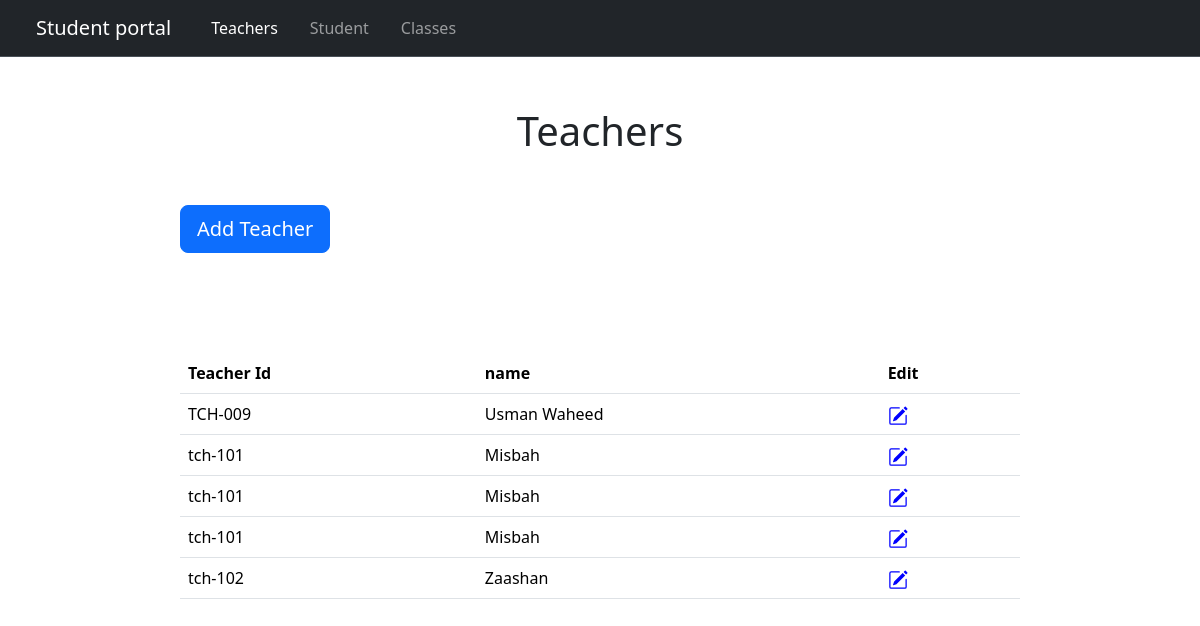
The app's page /administrator/Teachers/ with its own data.
### administrator/models.py (models this page shows, shortened)
class Teacher(models.Model):
    name = models.CharField(max_length=100)
    teacher_id = models.CharField(max_length=100)
    password = models.CharField(max_length=100)
    phone_no = models.CharField(max_length=100)
    address = models.CharField(max_length=100)

### administrator/views.py (the view)
# urls.py: path("Teachers/", views.Teachers, name="Teachers"),
def Teachers(request):
    unique_teachers = Teacher.objects.values('id','teacher_id', 'name')
    print(unique_teachers)
    return render(request,'administrator/Teachers.html',{'teachers':unique_teachers})

### administrator/Templates/administrator/Teachers.html (shortened to what this page needs)
{% extends 'administrator/baseAdmin.html' %}
{% block Teacher_active %} class="nav-link active" {% endblock %}
{% block content %}
<h1 style="text-align: center; ; margin: 50px 50px;">Teachers</h1>
<table class="table ms-auto mx-auto" style="width: 70%  ; margin-top: 100px;">
  <button type="button" class="btn btn-primary btn-lg" onclick="window.location.href='{% url 'administrator:AddTeacher' %}'" style="margin-left:15% ;">Add Teacher</button>
    <tr>
      <th scope="col">Teacher Id</th>
      <th scope="col">name</th>
      <th scope="col">Edit</th>
    </tr>
  <tbody>
    {% for teacher in teachers %}
    <tr>
      <td>{{teacher.teacher_id}}</td>
      <td>{{teacher.name}}</td>
      <td><a href="{% url 'administrator:UpdateTeacher' teacher.id %}">
    </a>
    </td>
    </tr>
    {% endfor %}
  </tbody>
</table>
{% endblock %}

### records on screen
Teacher: teacher_id "TCH-009", name "Usman Waheed"
Teacher: teacher_id "tch-101", name "Misbah"
Teacher: teacher_id "tch-101", name "Misbah"
Teacher: teacher_id "tch-101", name "Misbah"
Teacher: teacher_id "tch-102", name "Zaashan"
